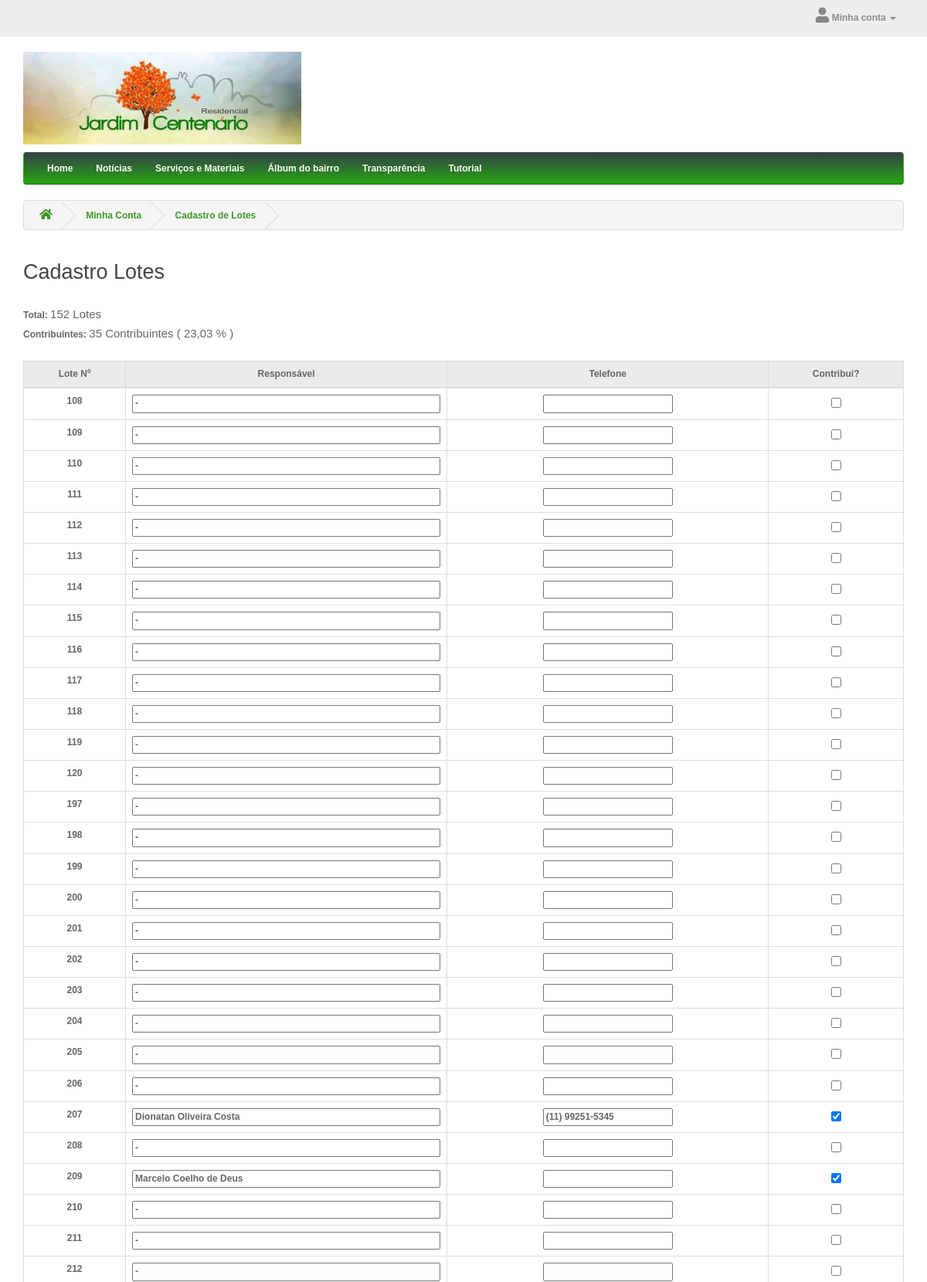
The page /admin-cadastro-lote.php (upper part) on the database its author committed.
### tables this page shows
CREATE TABLE `categoria` (
  `id` int(10) unsigned NOT NULL AUTO_INCREMENT COMMENT 'Id da categoria',
  `parent_id` int(10) unsigned NOT NULL DEFAULT '0' COMMENT 'Id da categoria Pai',
  `name` varchar(255) NOT NULL DEFAULT '' COMMENT 'Nome da categoria',
  `page` varchar(100) NOT NULL DEFAULT '' COMMENT 'Pagina de direcionamento',
  `status` tinyint(1) NOT NULL DEFAULT '1' COMMENT 'Status 1=Ativo 0 = Inativo',
  `sort_order` int(2) unsigned NOT NULL DEFAULT '0' COMMENT 'Sort order',
  PRIMARY KEY (`id`),
  KEY `fk_parent_category` (`parent_id`)
);

CREATE TABLE `lote` (
  `id` int(10) unsigned NOT NULL DEFAULT '0' COMMENT 'numero do lote',
  `nome_proprietario` varchar(100) NOT NULL DEFAULT '' COMMENT 'nome do proprietario',
  `telefone` varchar(20) DEFAULT NULL COMMENT 'telefone do proprietario',
  `flag_contribui` tinyint(1) NOT NULL DEFAULT '0' COMMENT 'flag se contribui na ronda',
  `flag_construido` tinyint(1) NOT NULL DEFAULT '0' COMMENT 'flag se ja esta construido',
  `flag_construindo` tinyint(1) NOT NULL DEFAULT '0' COMMENT 'flag se esta construindo',
  PRIMARY KEY (`id`)
);

### classes/service/CategoriaService.php (called while the page is built, shortened)
<?php
require_once 'classes/dao/CategoriaDAO.php';
require_once 'classes/dto/CategoriaDTO.php';
class CategoriaService {
    public static $instancia = null;
    public static function getInstancia() {
        if (self::$instancia == NULL) {
            self::$instancia = new CategoriaService();
        }
        return self::$instancia;
    }
    public function obterCategoriasAtivas(){
        $retorno = array();
        try {
            $categoriasPai =
                CategoriaDAO::getInstancia()->obterTodasCategoriasAtivas(0);
            foreach ( $categoriasPai as $catPai ){
                $categoriaPaiDTO = new CategoriaDTO();
                $categoriaPaiDTO->setId($catPai->getId());
                $categoriaPaiDTO->setNome($catPai->getNome());
                $categoriaPaiDTO->setPage($catPai->getPage());
                $catFilhas = array();
                $categoriasFilhas =
                    CategoriaDAO::getInstancia()->obterTodasCategoriasAtivas($catPai->getId());
                $categoriaPaiDTO->setSubCategorias($catFilhas);
                $retorno[] = $categoriaPaiDTO;
            }
        } catch (Exception $e){
            Log4Php::logarFatal("Erro ao obter as categorias ativas: ". $e->getMessage());
            throw $e;
        }
        return $retorno;
    }
}

### classes/dao/CategoriaDAO.php (called while the page is built, shortened)
<?php
require_once 'classes/dto/CategoriaDTO.php';
class CategoriaDAO extends DAO {
    public function obterTodasCategoriasAtivas($idCategoria){
        $retorno = array();
        try {
            $pdo = self::obterConexaoBaseDados();
            $sql = "SELECT * FROM categoria WHERE parent_id = ".$idCategoria." AND status = 1 ORDER BY sort_order";
            $stm = $pdo->query($sql);
            if ($stm->rowCount() > 0) {
                while ($linha = $stm->fetch(PDO::FETCH_ASSOC)) {
                    $categoria = new CategoriaDTO();
                    $categoria->setId($linha['id']);
                    $categoria->setNome($linha['name']);
                    $categoria->setPage($linha['page']);
                    $retorno[] = $categoria;
                }
            }
        } catch (Exception $erro){
            Log4Php::logarFatal("Erro ao obter categorias: ". $erro->getMessage());
        }
        return $retorno;
    }
}

### classes/dto/CategoriaDTO.php (called while the page is built, shortened)
<?php
class CategoriaDTO {
    private $id;
    private $nome;
    private $page;
    private $subCategorias;
    public function getPage()
    {
        return $this->page;
    }
    public function setPage($page)
    {
        $this->page = $page;
    }
    public function getId()
    {
        return $this->id;
    }
    public function getNome()
    {
        return $this->nome;
    }
    public function getSubCategorias()
    {
        return $this->subCategorias;
    }
    public function setId($id)
    {
        $this->id = $id;
    }
    public function setNome($nome)
    {
        $this->nome = $nome;
    }
    public function setSubCategorias($subCategorias)
    {
        $this->subCategorias = $subCategorias;
    }
}

### classes/dao/LoteDAO.php (called while the page is built, shortened)
<?php
require_once 'classes/dto/LoteDTO.php';
class LoteDAO extends DAO {
    public function obterTodosLotes(){
        $retorno = array();
        try {
            $pdo = self::obterConexaoBaseDados();
            $sql = "SELECT * FROM lote ORDER BY 1 ASC";
            $stm = $pdo->query($sql);
            if ($stm->rowCount() > 0) {
                while ($linha = $stm->fetch(PDO::FETCH_ASSOC)) {
                    $lote = new LoteDTO();
                    $lote->setId($linha['id']);
                    $lote->setNomeProprietario($linha['nome_proprietario']);
                    $lote->setTelefone($linha['telefone']);
                    $lote->setContribui($linha['flag_contribui']);
                    $lote->setConstruido($linha['flag_construido']);
                    $lote->setConstruindo($linha['flag_construindo']);
                    $retorno[] = $lote;
                }
            }
        } catch (Exception $erro){
            Log4Php::logarFatal("Erro ao obter lotes: ". $erro->getMessage());
        }
        return $retorno;
    }
}

### classes/dto/LoteDTO.php (called while the page is built, shortened)
<?php
class LoteDTO {
    private $id;
    private $nomeProprietario;
    private $telefone;
    private $contribui;
    public function getId()
    {
        return $this->id;
    }
    public function getNomeProprietario()
    {
        return $this->nomeProprietario;
    }
    public function getTelefone()
    {
        return $this->telefone;
    }
    public function getContribui()
    {
        return $this->contribui;
    }
    public function setId($id)
    {
        $this->id = $id;
    }
    public function setNomeProprietario($nomeProprietario)
    {
        $this->nomeProprietario = $nomeProprietario;
    }
    public function setTelefone($telefone)
    {
        $this->telefone = $telefone;
    }
    public function setContribui($contribui)
    {
        $this->contribui = $contribui;
    }
}

### admin-cadastro-lote.php (the view, shortened to what this page needs)
<?php
include_once 'template.php';
require_once 'classes/dao/LoteDAO.php';
$lotes = LoteDAO::getInstancia()->obterTodosLotes();
$qtdLotes = count($lotes);
$qtdContribuintes = 0;
foreach ($lotes as $lote){
    if($lote->getContribui()){
        $qtdContribuintes = $qtdContribuintes + 1;
    }
}
$percent = ($qtdContribuintes / $qtdLotes) * 100;
?>
<div id="common-home" class="container">
	<ul class="breadcrumb">
		<li>
			<a href="">
				<i class="fa fa-home"></i>
			</a>
		</li>
		<li>
			<a href="account">Minha Conta</a>
		</li>
		<li>
			<a href="admin-cadastro-lote">Cadastro de Lotes</a>
		</li>
	</ul>
	<div class="row">
		<div id="content" class="col-sm-12">
			<h2>Cadastro Lotes</h2>
			<br/>
			Total: <label><?php echo $qtdLotes; ?> Lotes </label><br/>
			Contribuintes: <label><?php echo $qtdContribuintes ." Contribuintes ( ". number_format($percent,2,',',' ') . " % )" ;?>  </label>
			<br/>
			<br/>
			<div class="table-responsive">
				<table class="table table-bordered table-hover">
					<thead>
						<tr>
							<td class="text-center" style="background-color: #ebebeb;">Lote Nº</td>
							<td class="text-center" style="background-color: #ebebeb;">Responsável</td>
							<td class="text-center" style="background-color: #ebebeb;">Telefone</td>
							<td class="text-center" style="background-color: #ebebeb;">Contribui?</td>
						</tr>
					</thead>
					<tbody>
						<?php
						  foreach ($lotes as $lote){
						?>
						<tr>
							<td class="text-center"><?php echo $lote->getId(); ?></td>
							<td class="text-left">
								<input id="nome_<?php echo $lote->getId(); ?>"
									   type="text" style="width: 100%"
									   value="<?php echo $lote->getNomeProprietario();?>"
									   maxlength="150"
									   onblur="atualizarLote(<?php echo $lote->getId(); ?>, false);"/>
							</td>
							<td class="text-center">
								<input type="tel"
								       id="input-telephone"
								       name="tel_<?php echo $lote->getId(); ?>"
								       class="telefone"
								       maxlength="11"
								       value="<?php echo $lote->getTelefone(); ?>"
									   onblur="atualizarLote(<?php echo $lote->getId(); ?>, false);"/>
							</td>
							<td class="text-center"><input id="contribui_<?php echo $lote->getId(); ?>"   onchange="atualizarLote(<?php echo $lote->getId(); ?>, true);" type="checkbox" <?php echo $lote->getContribui() ? "checked": null; ?>></td>
						</tr>
						<?php
						  }
						 ?>
					</tbody>
				</table>
			</div>
		</div>
	</div>
</div>
<?php include_once 'footer.php'; ?>

### category-nav.php (shortened to what this page needs)
<?php
    require_once 'classes/service/CategoriaService.php';
    $categorias = CategoriaService::getInstancia()->obterCategoriasAtivas();
?>
<div class="container">
	<nav id="menu" class="navbar">
		<div class="collapse navbar-collapse navbar-ex1-collapse">
			<ul class="nav navbar-nav">
				<li>
					<a href="">Home</a>
				</li>
				<?php
				foreach ($categorias as $category){
                    if(count($category->getSubCategorias()) > 0){ ?>
                		<li class="dropdown">
                            <a href="<?php echo $category->getPage(); ?>" class="dropdown-toggle" data-toggle="dropdown"><?php echo $category->getNome() ?></a>
            				<div class="dropdown-menu">
                                <div class="dropdown-inner">
                                    <ul class="list-unstyled">
                                    	<?php
                                    	   foreach ($category->getSubCategorias() as $subCategory){
                                        ?>
                                        <li>
                                            <a href="<?php echo $category->getPage(); ?>"><?php echo $subCategory->getNome(); ?></a>
                                        </li>
                                        <?php } ?>
                                    </ul>
                                </div>
                            </div>
        				</li>
				<?php } else { ?>
						<li>
							<a href="<?php echo $category->getPage(); ?>"><?php echo $category->getNome() ?></a>
						</li>
				<?php } ?>
			<?php }?>
			</ul>
		</div>
	</nav>
</div>

### css/stylesheet.css (style rules this page uses)
html, body { height: 100%; font-family: 'Open Sans', sans-serif; font-weight: 550; color: #666; font-size: 12px; line-height: 20px; width: 100%; }
h1, h2, h3, h4, h5, h6 { color: #444; }
.fa { font-size: 20px; }
h2 { font-size: 27px; }
a { color: #3c9725; }
label { font-size: 15px; font-weight: normal; }
#menu { background-color: #35de0d; background-image: linear-gradient(to bottom, #334146, #27a510); background-repeat: repeat-x; border-color: #3d5233 #39a519 #0d6709; min-height: 40px; }
#menu .nav > li > a { color: #fff; text-shadow: 0 -1px 0 rgba(0, 0, 0, 0.25); padding: 10px 15px 10px 15px; min-height: 15px; background-color: transparent; }
#content { min-height: 600px; }
.breadcrumb { padding: 8px 0px 8px 0px; border: 1px solid #ddd; white-space: nowrap; overflow: hidden; }
.breadcrumb i { font-size: 15px; }
.breadcrumb > li { text-shadow: 0 1px 0 #FFF; padding: 0 20px; position: relative; white-space: nowrap; vertical-align: middle; }
.breadcrumb > li + li:before { content: ''; padding: 0; }
.breadcrumb > li:after { content: ''; display: block; position: absolute; top: -3px; right: -5px; width: 26px; height: 26px; border-right: 1px solid #DDD; border-bottom: 1px solid #DDD; -webkit-transform: rotate(-45deg); -moz-transform: rotate(-45deg); -o-transform: rotate(-45deg); transform: rotate(-45deg); }

### rows shown on the page
categoria: name "Notícias"
categoria: name "Serviços e Materiais"
categoria: name "Álbum do bairro"
categoria: name "Transparência"
categoria: name "Tutorial"
lote: id "108", nome_proprietario "-"
lote: id "109", nome_proprietario "-"
lote: id "110", nome_proprietario "-"
lote: id "111", nome_proprietario "-"
lote: id "112", nome_proprietario "-"
lote: id "113", nome_proprietario "-"
lote: id "114", nome_proprietario "-"
lote: id "115", nome_proprietario "-"
lote: id "116", nome_proprietario "-"
lote: id "117", nome_proprietario "-"
lote: id "118", nome_proprietario "-"
lote: id "119", nome_proprietario "-"
lote: id "120", nome_proprietario "-"
lote: id "197", nome_proprietario "-"
lote: id "198", nome_proprietario "-"
lote: id "199", nome_proprietario "-"
lote: id "200", nome_proprietario "-"
lote: id "201", nome_proprietario "-"
lote: id "202", nome_proprietario "-"
lote: id "203", nome_proprietario "-"
lote: id "204", nome_proprietario "-"
lote: id "205", nome_proprietario "-"
lote: id "206", nome_proprietario "-"
lote: id "207", nome_proprietario "Dionatan Oliveira Costa", telefone "(11) 99251-5345", flag_contribui "☑"
lote: id "208", nome_proprietario "-"
lote: id "209", nome_proprietario "Marcelo Coelho de Deus", flag_contribui "☑"
lote: id "210", nome_proprietario "-"
lote: id "211", nome_proprietario "-"
lote: id "212", nome_proprietario "-"

### other values the page prints
$qtdLotes "152"
$qtdContribuintes "35"
$percent "23,03"
